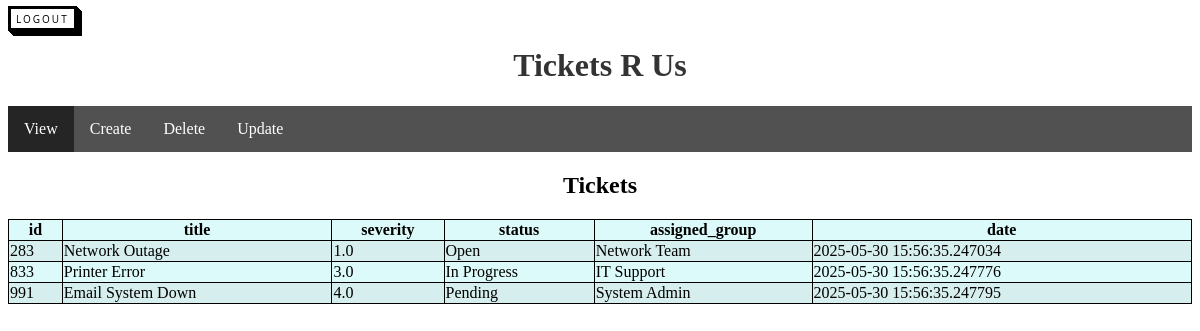
/main (signed in), run on an earlier commit of the app's database.
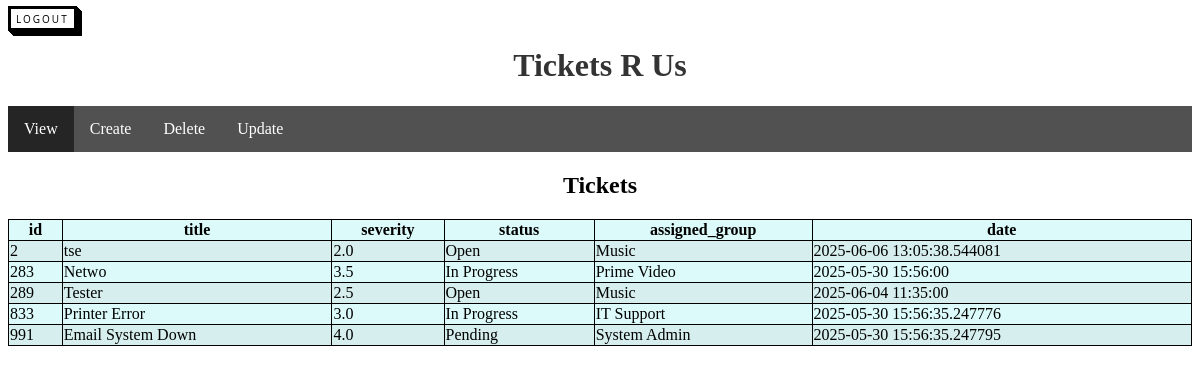
And on a later commit of the database.
### models.py (models this page shows)
class Tickets(db.Model):
    id = db.Column(db.Integer, primary_key=True, autoincrement=False)
    title = db.Column(db.String(256), nullable=False)
    severity = db.Column(db.Float, nullable=False)
    status = db.Column(db.String(50), nullable=False)
    assigned_group = db.Column(db.String(100), nullable=False)
    date = db.Column(db.DateTime(timezone=True))

### main.py (the view)
@app.route('/main')
@login_required
def main():
    tickets = Tickets.query.all()
    columns = Tickets.__table__.columns.keys()
    return render_template('main.html',
                           tickets=tickets,
                           columns=columns,
                           selected_ticket=None,
                           active_tab='view')

### main.py (called while the page is built)
@login_manager.user_loader
def load_user(id):
    return User.query.get(int(id))

### templates/main.html (shortened to what this page needs)
<!DOCTYPE html>
<html>
<head>
    <link rel="stylesheet" href="{{ url_for('static', filename='css/style.css') }}">
</head>
<body>
    <a href="{{ url_for('logout_page') }}" class="button-back">Logout</a>
    <h1 align="center">Tickets R Us</h1>
    <ul>
        <li><a href="#view" onclick="setActive(this)" class="tab-link active" data-tab="view">View</a></li>
        <li><a href="#create" onclick="setActive(this)" class="tab-link" data-tab="create">Create</a></li>
        <li><a href="#delete" onclick="setActive(this)" class="tab-link" data-tab="delete">Delete</a></li>
        <li><a href="#update" onclick="setActive(this)" class="tab-link" data-tab="update">Update</a></li>
    </ul>
    <div id="view" class="tab">
        <h2 align="center">Tickets</h2>
        <table align="center" style="width:100%">
            <tr>
                {% for column in columns %}
                <th>{{ column }}</th>
                {% endfor %}
            </tr>
            {% for ticket in tickets %}
            <tr>
                <td>{{ ticket.id }}</td>
                <td>{{ ticket.title }}</td>
                <td>{{ ticket.severity }}</td>
                <td>{{ ticket.status }}</td>
                <td>{{ ticket.assigned_group }}</td>
                <td>{{ ticket.date }}</td>
            </tr>
            {% endfor %}
        </table>
    </div>
</body>
</html>

### static/css/style.css (style rules this page uses)
h1 { color: #333; }
.button-back { font-family: "Open Sans", sans-serif; font-size: 10px; letter-spacing: 2px; text-decoration: none; text-transform: uppercase; color: #000; cursor: pointer; border: 3px solid; padding: 0.25em 0.5em; box-shadow: 1px 1px 0px 0px, 2px 2px 0px 0px, 3px 3px 0px 0px, 4px 4px 0px 0px, 5px 5px 0px 0px; position: relative; user-select: none; -webkit-user-select: none; touch-action: manipulation; }
ul { list-style-type: none; margin: 0; padding: 0; overflow: hidden; background-color: #525151; }
li { float: left; }
li a { display: block; color: white; text-align: center; padding: 14px 16px; text-decoration: none; }
.active { background-color: #252525; }
tr:nth-child(even) { background-color: #d6eeee; }
tr:nth-child(odd) { background-color: #dbfaf9; }
table, th, td { border: 1px solid black; border-collapse: collapse; }

What changed in the data, as far as the page shows it:
added Tickets: id "2", title "tse", severity "2.0", status "Open", assigned_group "Music", date "2025-06-06 13:05:38.544081"
changed Tickets id 283: title "Network Outage" → "Netwo"; severity "1.0" → "3.5"; status "Open" → "In Progress"; assigned_group "Network Team" → "Prime Video"; date "2025-05-30 15:56:35.247034" → "2025-05-30 15:56:00"
added Tickets: id "289", title "Tester", severity "2.5", status "Open", assigned_group "Music", date "2025-06-04 11:35:00"
